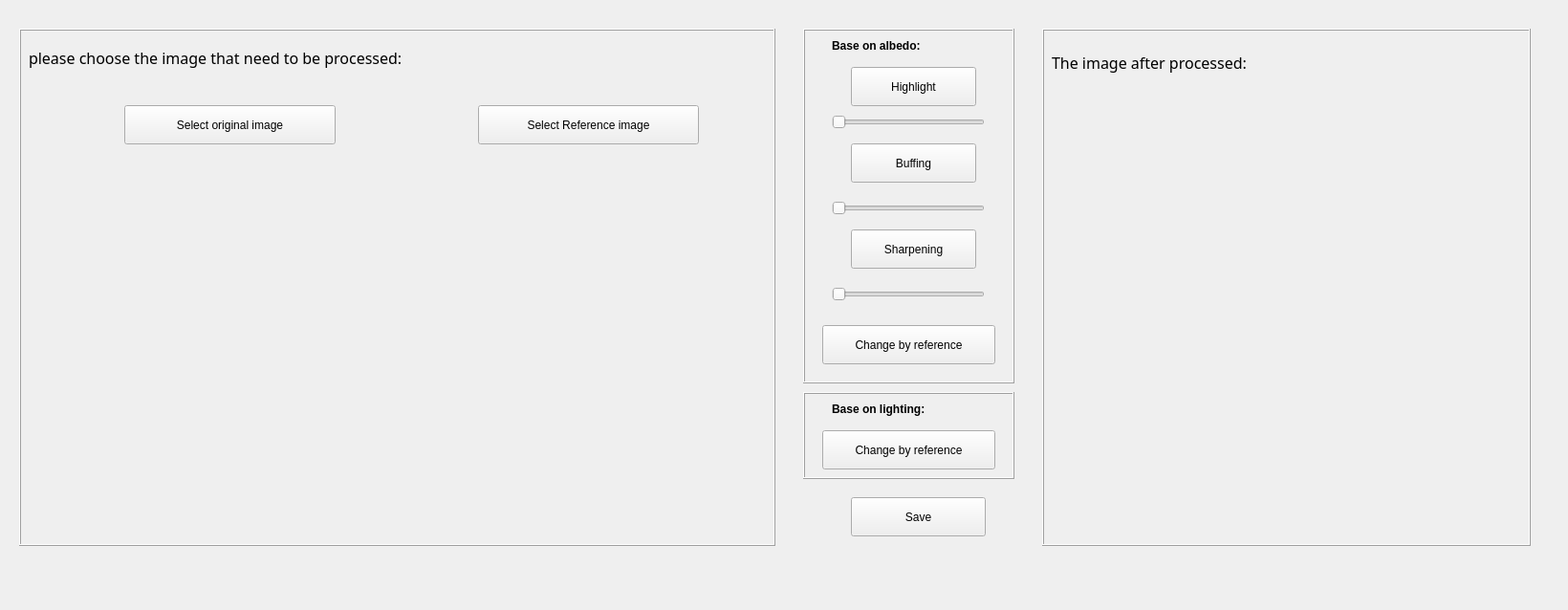
<?xml version="1.0" encoding="UTF-8"?>
<ui version="4.0">
 <class>Form</class>
 <widget class="QWidget" name="Form">
  <property name="geometry">
   <rect>
    <x>0</x>
    <y>0</y>
    <width>1640</width>
    <height>638</height>
   </rect>
  </property>
  <property name="windowTitle">
   <string>Form</string>
  </property>
  <widget class="QFrame" name="F_ShowBefore">
   <property name="geometry">
    <rect>
     <x>20</x>
     <y>30</y>
     <width>791</width>
     <height>541</height>
    </rect>
   </property>
   <property name="frameShape">
    <enum>QFrame::Box</enum>
   </property>
   <property name="frameShadow">
    <enum>QFrame::Raised</enum>
   </property>
   <widget class="QLabel" name="L_note1">
    <property name="geometry">
     <rect>
      <x>10</x>
      <y>0</y>
      <width>641</width>
      <height>61</height>
     </rect>
    </property>
    <property name="font">
     <font>
      <family>SimSun-ExtB</family>
      <pointsize>12</pointsize>
     </font>
    </property>
    <property name="text">
     <string>please choose the image that need to be processed:</string>
    </property>
   </widget>
   <widget class="QPushButton" name="B_select">
    <property name="geometry">
     <rect>
      <x>110</x>
      <y>80</y>
      <width>221</width>
      <height>41</height>
     </rect>
    </property>
    <property name="text">
     <string>Select original image</string>
    </property>
   </widget>
   <widget class="QLabel" name="L_ShowPic">
    <property name="geometry">
     <rect>
      <x>60</x>
      <y>160</y>
      <width>311</width>
      <height>311</height>
     </rect>
    </property>
    <property name="text">
     <string/>
    </property>
   </widget>
   <widget class="QLabel" name="L_ShowPic_2">
    <property name="geometry">
     <rect>
      <x>430</x>
      <y>160</y>
      <width>311</width>
      <height>311</height>
     </rect>
    </property>
    <property name="text">
     <string/>
    </property>
   </widget>
   <widget class="QPushButton" name="B_select_2">
    <property name="geometry">
     <rect>
      <x>480</x>
      <y>80</y>
      <width>231</width>
      <height>41</height>
     </rect>
    </property>
    <property name="text">
     <string>Select Reference image</string>
    </property>
   </widget>
  </widget>
  <widget class="QFrame" name="F_ShowAfter">
   <property name="geometry">
    <rect>
     <x>1090</x>
     <y>30</y>
     <width>511</width>
     <height>541</height>
    </rect>
   </property>
   <property name="frameShape">
    <enum>QFrame::Box</enum>
   </property>
   <property name="frameShadow">
    <enum>QFrame::Raised</enum>
   </property>
   <widget class="QLabel" name="label">
    <property name="geometry">
     <rect>
      <x>10</x>
      <y>10</y>
      <width>351</width>
      <height>51</height>
     </rect>
    </property>
    <property name="font">
     <font>
      <family>SimSun-ExtB</family>
      <pointsize>12</pointsize>
     </font>
    </property>
    <property name="text">
     <string>The image after processed:</string>
    </property>
   </widget>
   <widget class="QLabel" name="L_ShowAfter">
    <property name="geometry">
     <rect>
      <x>90</x>
      <y>150</y>
      <width>311</width>
      <height>311</height>
     </rect>
    </property>
    <property name="text">
     <string/>
    </property>
   </widget>
  </widget>
  <widget class="QFrame" name="F_albedo">
   <property name="geometry">
    <rect>
     <x>840</x>
     <y>30</y>
     <width>221</width>
     <height>371</height>
    </rect>
   </property>
   <property name="frameShape">
    <enum>QFrame::Box</enum>
   </property>
   <property name="frameShadow">
    <enum>QFrame::Raised</enum>
   </property>
   <widget class="QLabel" name="L_albedo">
    <property name="geometry">
     <rect>
      <x>30</x>
      <y>10</y>
      <width>141</width>
      <height>16</height>
     </rect>
    </property>
    <property name="text">
     <string>&lt;html&gt;&lt;head/&gt;&lt;body&gt;&lt;p&gt;&lt;span style=&quot; font-weight:600;&quot;&gt;Base on albedo:&lt;/span&gt;&lt;/p&gt;&lt;/body&gt;&lt;/html&gt;</string>
    </property>
   </widget>
   <widget class="QPushButton" name="B_highlight">
    <property name="geometry">
     <rect>
      <x>50</x>
      <y>40</y>
      <width>131</width>
      <height>41</height>
     </rect>
    </property>
    <property name="text">
     <string>Highlight</string>
    </property>
   </widget>
   <widget class="QSlider" name="S_hightlight">
    <property name="geometry">
     <rect>
      <x>30</x>
      <y>90</y>
      <width>160</width>
      <height>16</height>
     </rect>
    </property>
    <property name="minimum">
     <number>10</number>
    </property>
    <property name="maximum">
     <number>40</number>
    </property>
    <property name="singleStep">
     <number>1</number>
    </property>
    <property name="value">
     <number>10</number>
    </property>
    <property name="orientation">
     <enum>Qt::Horizontal</enum>
    </property>
   </widget>
   <widget class="QPushButton" name="B_buffing">
    <property name="geometry">
     <rect>
      <x>50</x>
      <y>120</y>
      <width>131</width>
      <height>41</height>
     </rect>
    </property>
    <property name="text">
     <string>Buffing</string>
    </property>
   </widget>
   <widget class="QSlider" name="S_buffing">
    <property name="geometry">
     <rect>
      <x>30</x>
      <y>180</y>
      <width>160</width>
      <height>16</height>
     </rect>
    </property>
    <property name="minimum">
     <number>10</number>
    </property>
    <property name="maximum">
     <number>75</number>
    </property>
    <property name="singleStep">
     <number>1</number>
    </property>
    <property name="orientation">
     <enum>Qt::Horizontal</enum>
    </property>
   </widget>
   <widget class="QPushButton" name="B_sharpening">
    <property name="geometry">
     <rect>
      <x>50</x>
      <y>210</y>
      <width>131</width>
      <height>41</height>
     </rect>
    </property>
    <property name="text">
     <string>Sharpening</string>
    </property>
   </widget>
   <widget class="QPushButton" name="B_a_reference">
    <property name="geometry">
     <rect>
      <x>20</x>
      <y>310</y>
      <width>181</width>
      <height>41</height>
     </rect>
    </property>
    <property name="text">
     <string>Change by reference</string>
    </property>
   </widget>
   <widget class="QSlider" name="S_sharpening">
    <property name="geometry">
     <rect>
      <x>30</x>
      <y>270</y>
      <width>160</width>
      <height>16</height>
     </rect>
    </property>
    <property name="minimum">
     <number>0</number>
    </property>
    <property name="maximum">
     <number>5</number>
    </property>
    <property name="singleStep">
     <number>1</number>
    </property>
    <property name="pageStep">
     <number>1</number>
    </property>
    <property name="value">
     <number>0</number>
    </property>
    <property name="sliderPosition">
     <number>0</number>
    </property>
    <property name="orientation">
     <enum>Qt::Horizontal</enum>
    </property>
   </widget>
  </widget>
  <widget class="QFrame" name="F_lighting">
   <property name="geometry">
    <rect>
     <x>840</x>
     <y>410</y>
     <width>221</width>
     <height>91</height>
    </rect>
   </property>
   <property name="frameShape">
    <enum>QFrame::Box</enum>
   </property>
   <property name="frameShadow">
    <enum>QFrame::Raised</enum>
   </property>
   <widget class="QLabel" name="L_lighting">
    <property name="geometry">
     <rect>
      <x>30</x>
      <y>10</y>
      <width>181</width>
      <height>16</height>
     </rect>
    </property>
    <property name="text">
     <string>&lt;html&gt;&lt;head/&gt;&lt;body&gt;&lt;p&gt;&lt;span style=&quot; font-weight:600;&quot;&gt;Base on lighting:&lt;/span&gt;&lt;/p&gt;&lt;/body&gt;&lt;/html&gt;</string>
    </property>
   </widget>
   <widget class="QPushButton" name="B_l_reference">
    <property name="geometry">
     <rect>
      <x>20</x>
      <y>40</y>
      <width>181</width>
      <height>41</height>
     </rect>
    </property>
    <property name="text">
     <string>Change by reference</string>
    </property>
   </widget>
  </widget>
  <widget class="QPushButton" name="pushButton">
   <property name="geometry">
    <rect>
     <x>890</x>
     <y>520</y>
     <width>141</width>
     <height>41</height>
    </rect>
   </property>
   <property name="text">
    <string>Save</string>
   </property>
  </widget>
  <zorder>F_albedo</zorder>
  <zorder>F_ShowAfter</zorder>
  <zorder>F_ShowBefore</zorder>
  <zorder>F_lighting</zorder>
  <zorder>pushButton</zorder>
 </widget>
 <resources/>
 <connections>
  <connection>
   <sender>B_select</sender>
   <signal>clicked()</signal>
   <receiver>Form</receiver>
   <slot>getImage_click()</slot>
   <hints>
    <hint type="sourcelabel">
     <x>100</x>
     <y>83</y>
    </hint>
    <hint type="destinationlabel">
     <x>327</x>
     <y>165</y>
    </hint>
   </hints>
  </connection>
  <connection>
   <sender>B_select_2</sender>
   <signal>clicked()</signal>
   <receiver>Form</receiver>
   <slot>getImage2_click()</slot>
   <hints>
    <hint type="sourcelabel">
     <x>678</x>
     <y>98</y>
    </hint>
    <hint type="destinationlabel">
     <x>702</x>
     <y>545</y>
    </hint>
   </hints>
  </connection>
  <connection>
   <sender>B_highlight</sender>
   <signal>clicked()</signal>
   <receiver>Form</receiver>
   <slot>highlight_click()</slot>
   <hints>
    <hint type="sourcelabel">
     <x>971</x>
     <y>85</y>
    </hint>
    <hint type="destinationlabel">
     <x>1002</x>
     <y>4</y>
    </hint>
   </hints>
  </connection>
  <connection>
   <sender>S_hightlight</sender>
   <signal>actionTriggered(int)</signal>
   <receiver>Form</receiver>
   <slot>highlight_slide()</slot>
   <hints>
    <hint type="sourcelabel">
     <x>1005</x>
     <y>130</y>
    </hint>
    <hint type="destinationlabel">
     <x>909</x>
     <y>3</y>
    </hint>
   </hints>
  </connection>
  <connection>
   <sender>B_buffing</sender>
   <signal>clicked()</signal>
   <receiver>Form</receiver>
   <slot>buffing_click()</slot>
   <hints>
    <hint type="sourcelabel">
     <x>940</x>
     <y>169</y>
    </hint>
    <hint type="destinationlabel">
     <x>822</x>
     <y>412</y>
    </hint>
   </hints>
  </connection>
  <connection>
   <sender>S_buffing</sender>
   <signal>actionTriggered(int)</signal>
   <receiver>Form</receiver>
   <slot>buffing_slide()</slot>
   <hints>
    <hint type="sourcelabel">
     <x>896</x>
     <y>213</y>
    </hint>
    <hint type="destinationlabel">
     <x>845</x>
     <y>417</y>
    </hint>
   </hints>
  </connection>
  <connection>
   <sender>B_sharpening</sender>
   <signal>clicked()</signal>
   <receiver>Form</receiver>
   <slot>sharpening_click()</slot>
   <hints>
    <hint type="sourcelabel">
     <x>936</x>
     <y>251</y>
    </hint>
    <hint type="destinationlabel">
     <x>870</x>
     <y>424</y>
    </hint>
   </hints>
  </connection>
  <connection>
   <sender>B_a_reference</sender>
   <signal>clicked()</signal>
   <receiver>Form</receiver>
   <slot>reference_click()</slot>
   <hints>
    <hint type="sourcelabel">
     <x>982</x>
     <y>359</y>
    </hint>
    <hint type="destinationlabel">
     <x>1045</x>
     <y>413</y>
    </hint>
   </hints>
  </connection>
  <connection>
   <sender>B_l_reference</sender>
   <signal>clicked()</signal>
   <receiver>Form</receiver>
   <slot>lighting_click()</slot>
   <hints>
    <hint type="sourcelabel">
     <x>1014</x>
     <y>472</y>
    </hint>
    <hint type="destinationlabel">
     <x>1073</x>
     <y>588</y>
    </hint>
   </hints>
  </connection>
  <connection>
   <sender>S_sharpening</sender>
   <signal>actionTriggered(int)</signal>
   <receiver>Form</receiver>
   <slot>sharpening_slide()</slot>
   <hints>
    <hint type="sourcelabel">
     <x>1009</x>
     <y>306</y>
    </hint>
    <hint type="destinationlabel">
     <x>1074</x>
     <y>323</y>
    </hint>
   </hints>
  </connection>
  <connection>
   <sender>pushButton</sender>
   <signal>clicked()</signal>
   <receiver>Form</receiver>
   <slot>save_click()</slot>
   <hints>
    <hint type="sourcelabel">
     <x>1021</x>
     <y>542</y>
    </hint>
    <hint type="destinationlabel">
     <x>1057</x>
     <y>565</y>
    </hint>
   </hints>
  </connection>
 </connections>
 <slots>
  <slot>getImage_click()</slot>
  <slot>highlight_click()</slot>
  <slot>highlight_slide()</slot>
  <slot>buffing_click()</slot>
  <slot>buffing_slide()</slot>
  <slot>sharpening_click()</slot>
  <slot>reference_click()</slot>
  <slot>lighting_click()</slot>
  <slot>returnHP_click()</slot>
  <slot>getImage2_click()</slot>
  <slot>sharpening_slide()</slot>
  <slot>save_click()</slot>
 </slots>
</ui>
